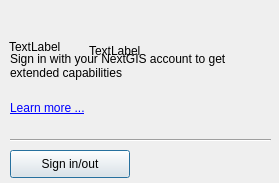
<?xml version="1.0" encoding="UTF-8"?>
<ui version="4.0">
 <class>NGSignDialog</class>
 <widget class="QDialog" name="NGSignDialog">
  <property name="geometry">
   <rect>
    <x>0</x>
    <y>0</y>
    <width>279</width>
    <height>183</height>
   </rect>
  </property>
  <property name="windowTitle">
   <string>Dialog</string>
  </property>
  <widget class="QPushButton" name="signButton">
   <property name="geometry">
    <rect>
     <x>10</x>
     <y>150</y>
     <width>120</width>
     <height>28</height>
    </rect>
   </property>
   <property name="text">
    <string>Sign in/out</string>
   </property>
  </widget>
  <widget class="Line" name="line">
   <property name="geometry">
    <rect>
     <x>10</x>
     <y>130</y>
     <width>261</width>
     <height>21</height>
    </rect>
   </property>
   <property name="orientation">
    <enum>Qt::Horizontal</enum>
   </property>
  </widget>
  <widget class="QLabel" name="ngLogo">
   <property name="geometry">
    <rect>
     <x>10</x>
     <y>10</y>
     <width>261</width>
     <height>31</height>
    </rect>
   </property>
   <property name="text">
    <string>&lt;html&gt;&lt;head/&gt;&lt;body&gt;&lt;p&gt;&lt;img src=&quot;:/images/ng_logo_bw_dark.svg&quot; height=&quot;20&quot;/&gt;&lt;/p&gt;&lt;/body&gt;&lt;/html&gt;</string>
   </property>
   <property name="scaledContents">
    <bool>true</bool>
   </property>
  </widget>
  <widget class="QLabel" name="descriptionText">
   <property name="geometry">
    <rect>
     <x>10</x>
     <y>40</y>
     <width>251</width>
     <height>51</height>
    </rect>
   </property>
   <property name="text">
    <string>Sign in with your NextGIS account to get extended capabilities</string>
   </property>
   <property name="wordWrap">
    <bool>true</bool>
   </property>
  </widget>
  <widget class="QLabel" name="learnMore">
   <property name="geometry">
    <rect>
     <x>10</x>
     <y>100</y>
     <width>251</width>
     <height>16</height>
    </rect>
   </property>
   <property name="cursor">
    <cursorShape>PointingHandCursor</cursorShape>
   </property>
   <property name="text">
    <string>&lt;a href=&quot;http://nextgis.com/pricing/&quot;&gt;Learn more ...&lt;/a&gt;</string>
   </property>
   <property name="openExternalLinks">
    <bool>true</bool>
   </property>
  </widget>
  <widget class="QLabel" name="avatar">
   <property name="geometry">
    <rect>
     <x>9</x>
     <y>15</y>
     <width>64</width>
     <height>64</height>
    </rect>
   </property>
   <property name="text">
    <string>TextLabel</string>
   </property>
  </widget>
  <widget class="QLabel" name="userInfo">
   <property name="geometry">
    <rect>
     <x>89</x>
     <y>15</y>
     <width>171</width>
     <height>71</height>
    </rect>
   </property>
   <property name="text">
    <string>TextLabel</string>
   </property>
  </widget>
 </widget>
 <resources/>
 <connections>
  <connection>
   <sender>signButton</sender>
   <signal>clicked()</signal>
   <receiver>NGSignDialog</receiver>
   <slot>onSignClicked()</slot>
   <hints>
    <hint type="sourcelabel">
     <x>46</x>
     <y>161</y>
    </hint>
    <hint type="destinationlabel">
     <x>225</x>
     <y>96</y>
    </hint>
   </hints>
  </connection>
 </connections>
 <slots>
  <slot>onSignClicked()</slot>
 </slots>
</ui>
